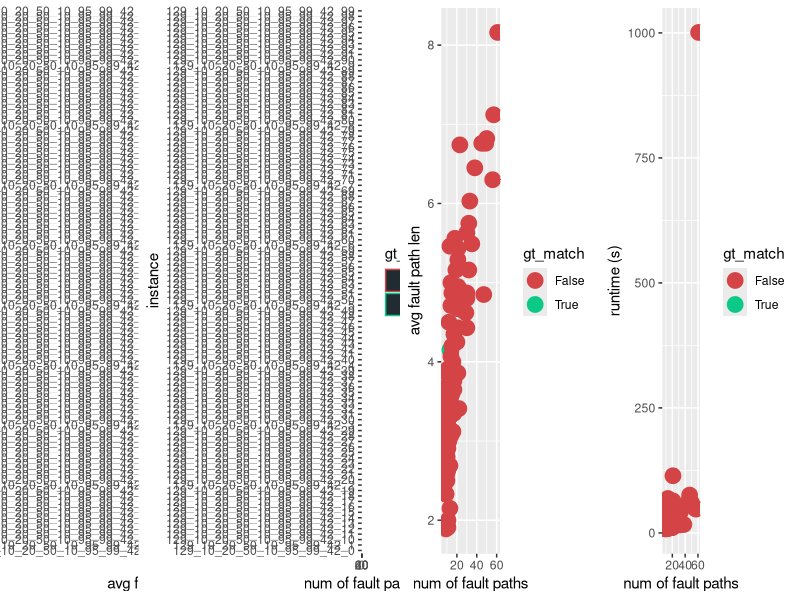
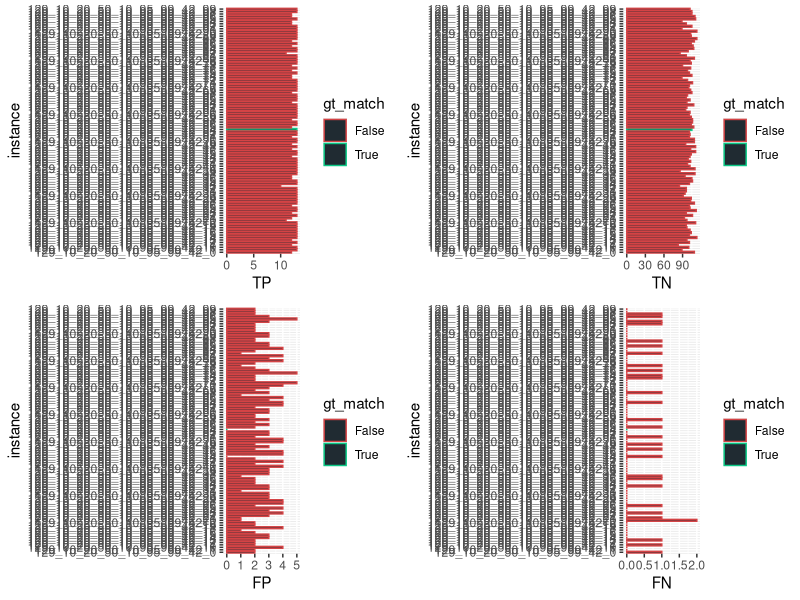
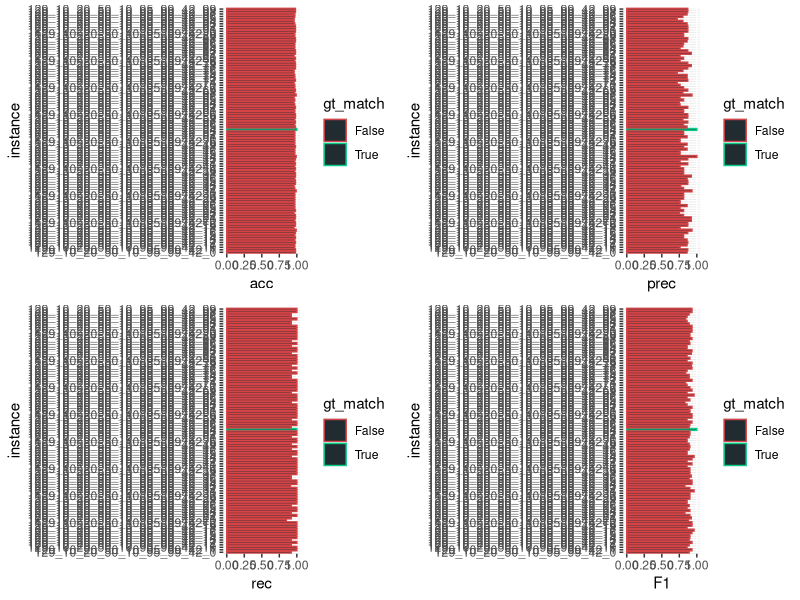

Write R code to recreate these figures, in order.
library(ggplot2)
library(gridExtra)

BAR_COLOR <- c(rgb(32, 43, 50, maxColorValue = 255))
COLOR_VALS <- scale_color_manual(values = c("#d44345", "#0bc986", "#ffb641", "#33364d"))
BAR_DEF <- geom_bar(stat = "identity", fill = BAR_COLOR, width = 0.75)

gen_plot <- function(plot_points_pre, y_name, x_name, filename) {
    final_plot <- plot_points_pre + BAR_DEF + coord_flip() + xlab(x_name) + ylab(y_name) + COLOR_VALS
    ggsave(final_plot, file = filename, width = 6, height = 12)
}

gen_multi_plot_four <- function(
        pp1, pp2, pp3, pp4, y, x1, x2, x3, x4, filename
    ) {
    fpp1 <- pp1 + BAR_DEF + coord_flip() + xlab(y) + ylab(x1) + COLOR_VALS
    fpp2 <- pp2 + BAR_DEF + coord_flip() + xlab(y) + ylab(x2) + COLOR_VALS
    fpp3 <- pp3 + BAR_DEF + coord_flip() + xlab(y) + ylab(x3) + COLOR_VALS
    fpp4 <- pp4 + BAR_DEF + coord_flip() + xlab(y) + ylab(x4) + COLOR_VALS
    combined_plot <- grid.arrange(fpp1, fpp2, fpp3, fpp4, ncol = 2)
    ggsave(combined_plot, file = filename, width = 12, height = 20)
}

gen_fault_path_multi_plot <- function(
        pp1, pp2, pp3, pp4, y1, y2, y3, x1, x2, x3, x4, filename
    ) {
    fpp1 <- pp1 + BAR_DEF + coord_flip() + xlab(y1) + ylab(x1) + COLOR_VALS
    fpp2 <- pp2 + BAR_DEF + coord_flip() + xlab(y1) + ylab(x2) + COLOR_VALS
    fpp3 <- pp3 + geom_point(size=5) + xlab(x3) + ylab(y2) + COLOR_VALS
    fpp4 <- pp4 + geom_point(size=5) + xlab(x4) + ylab(y3) + COLOR_VALS
    combined_plot <- grid.arrange(fpp1, fpp2, fpp3, fpp4, ncol = 4)
    ggsave(combined_plot, file = filename, width = 28, height = 14)
}

input <- read.csv(file = "res.csv", header = TRUE, sep = ",", check.name = FALSE)

# fault path plots

p1 <- ggplot(
    data = input, aes_string(
        x = "instance", y = "avg_fp_len", color = "gt_match", group = "gt_match"
    )
)

p2 <- ggplot(
    data = input, aes_string(
        x = "instance", y = "`#fault_paths`", color = "gt_match", group = "gt_match"
    )
)

p3 <- ggplot(
    data = input, aes_string(
        x = "`#fault_paths`", y = "avg_fp_len", color = "gt_match", group = "gt_match",
        ymin = min("avg_fp_len"), ymax=max("avg_fp_len")
    )
)

p4 <- ggplot(
    data = input, aes_string(
        x = "`#fault_paths`", y = "`runtime (s)`", color = "gt_match", group = "gt_match",
        ymin = min("`runtime (s)`"), ymax=max("`runtime (s)`")
    )
)

gen_fault_path_multi_plot(
    p1, p2, p3, p4, "instance", "avg fault path len", "runtime (s)", "avg fault path len", "num of fault paths",
    "num of fault paths", "num of fault paths", "fault_paths.png"
)

# confusion matrix plots

p1 <- ggplot(
    data = input, aes_string(
        x = "instance", y = "TP", color = "gt_match", group = "gt_match"
    )
)

p2 <- ggplot(
    data = input, aes_string(
        x = "instance", y = "TN", color = "gt_match", group = "gt_match"
    )
)

p3 <- ggplot(
    data = input, aes_string(
        x = "instance", y = "FP", color = "gt_match", group = "gt_match"
    )
)

p4 <- ggplot(
    data = input, aes_string(
        x = "instance", y = "FN", color = "gt_match", group = "gt_match"
    )
)

gen_multi_plot_four(
    p1, p2, p3, p4,
    "instance",
    "TP", "TN", "FP", "FN",
    "confusion_matrix.png"
)

# classic metrics

p1 <- ggplot(
    data = input, aes_string(
        x = "instance", y = "acc", color = "gt_match", group = "gt_match"
    )
)

p2 <- ggplot(
    data = input, aes_string(
        x = "instance", y = "prec", color = "gt_match", group = "gt_match"
    )
)

p3 <- ggplot(
    data = input, aes_string(
        x = "instance", y = "rec", color = "gt_match", group = "gt_match"
    )
)

p4 <- ggplot(
    data = input, aes_string(
        x = "instance", y = "F1", color = "gt_match", group = "gt_match"
    )
)

gen_multi_plot_four(
    p1, p2, p3, p4,
    "instance",
    "acc", "prec", "rec", "F1",
    "metrics.png"
)
